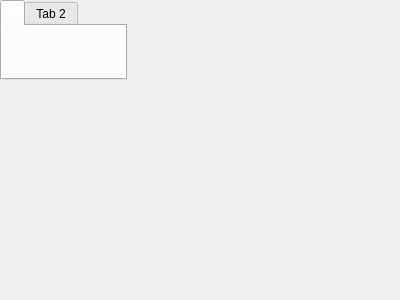
<?xml version="1.0" encoding="UTF-8"?>
<ui version="4.0">
 <class>designerDetailedStrafe</class>
 <widget class="QWidget" name="designerDetailedStrafe">
  <property name="geometry">
   <rect>
    <x>0</x>
    <y>0</y>
    <width>400</width>
    <height>300</height>
   </rect>
  </property>
  <property name="windowTitle">
   <string>Кросс</string>
  </property>
  <widget class="QTabWidget" name="table">
   <property name="geometry">
    <rect>
     <x>0</x>
     <y>0</y>
     <width>127</width>
     <height>80</height>
    </rect>
   </property>
   <property name="currentIndex">
    <number>0</number>
   </property>
   <property name="elideMode">
    <enum>Qt::ElideNone</enum>
   </property>
   <property name="documentMode">
    <bool>false</bool>
   </property>
   <property name="tabsClosable">
    <bool>false</bool>
   </property>
   <widget class="QWidget" name="">
    <attribute name="title">
     <string/>
    </attribute>
   </widget>
   <widget class="QWidget" name="tab_2">
    <attribute name="title">
     <string>Tab 2</string>
    </attribute>
   </widget>
  </widget>
 </widget>
 <resources/>
 <connections/>
</ui>
